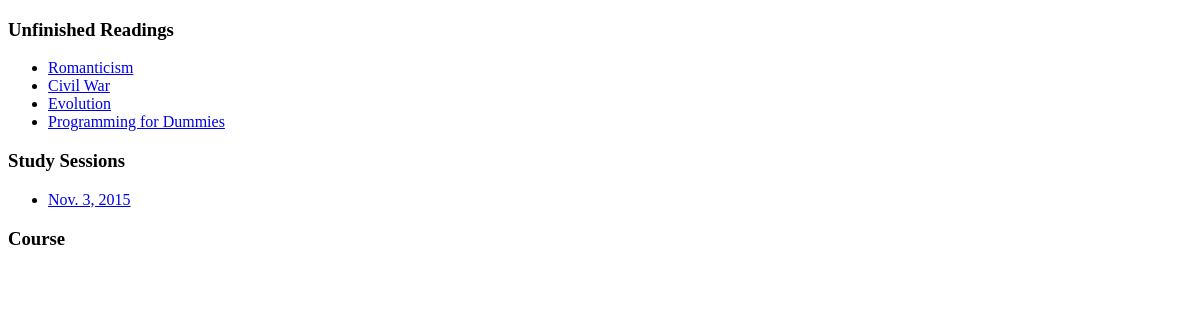
Before: / with the older database file.
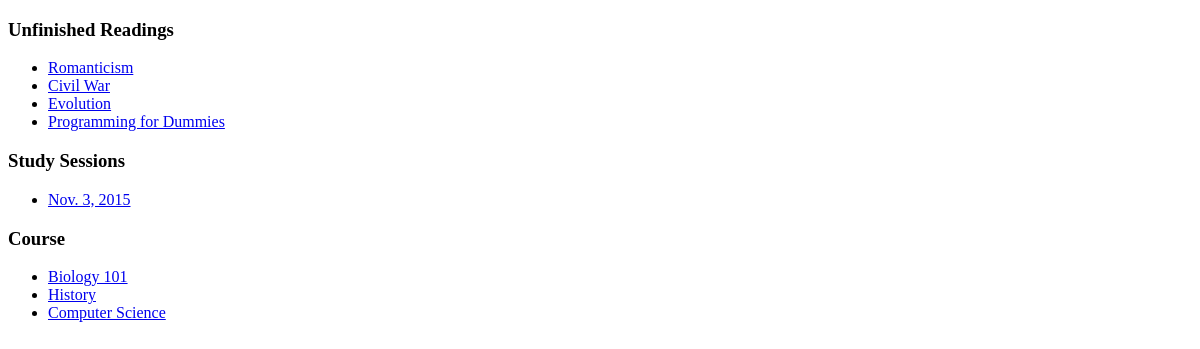
After: the same page with the newer database file.
### inventory/models.py (models this page shows)
class Item(models.Model):
	title = models.CharField(max_length=200)
	startPage = models.IntegerField()
	endPage = models.IntegerField()
	course = models.CharField(max_length=200)
	dueDate = models.DateField()

class StudySessions(models.Model):
	date = models.DateField()
	startPage = models.IntegerField()
	pagesRead = models.IntegerField()
	timeSpent = models.IntegerField()

class Course(models.Model):
	title = models.CharField(max_length=200)

### inventory/views.py (the view)
# urls.py: url(r'^$', views.index, name='index'),
def index(request):
	items = Item.objects.all()
	studySessions = StudySessions.objects.all()
	course = Course.objects.all()
	return render(request, 'inventory/index.html', {
		'items': items,
		'studySessions': studySessions,
		'course': course
	})

### firstdjango/templates/inventory/index.html
{% extends "base.html" %}
{% block content %}
	<h3>Unfinished Readings</h3>
	<ul>
		{% for item in items %}
			<li>
				<a href="{% url 'item_detail' item.id %}">
					{{ item.title|capfirst }}
				</a>
			</li>
		{% endfor %}
	</ul>
	<h3>Study Sessions</h3>
	<ul>
		{% for studySession in studySessions %}
			<li>
				<a href="{% url 'studySession_detail' studySession.id %}">
					{{ studySession.date }}
				</a>
			</li>
		{% endfor %}
	</ul>
	<h3>Course</h3>
	<ul>
		{% for course in course %}
			<li>
				<a href="{% url 'course_detail' course.id %}">
					{{ course.title|capfirst }}
				</a>
			</li>
		{% endfor %}
	</ul>
{% endblock %}

### firstdjango/templates/base.html (shortened to what this page needs)
<!doctype html>
<html>
	<head>
	</head>
	<body>
		{% block content %}
		{% endblock content %}
	</body>
</html>

Changed rows visible on the page:
added Course: title "Biology 101"
added Course: title "History"
added Course: title "Computer Science"
